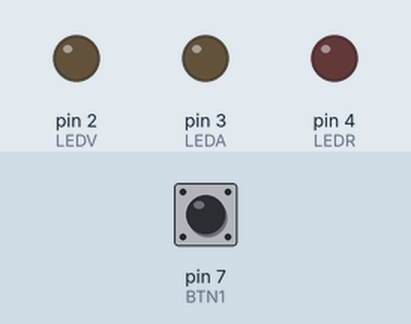
Bench run of a sketch on a simulated Arduino Uno, built with avr-gcc and run on an emulated ATmega328P. On the bench: output pins drawn as LEDs (lit = HIGH). Dashed ring = blinking. The test bench sets the inputs (shaded band); at power-on: pin 7 (BTN1) LOW.

Above: at 1.2 s.
1.3 s: pin 7 (BTN1) pulled HIGH for 0.15 s
At 1.42 s:
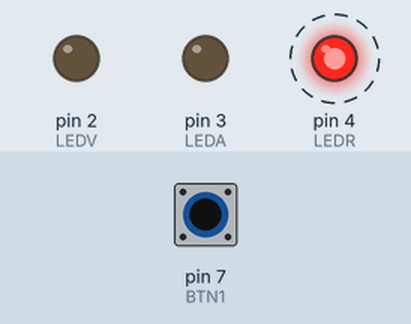
4.3 s: pin 7 (BTN1) pulled HIGH for 1 s
At 4.67 s:
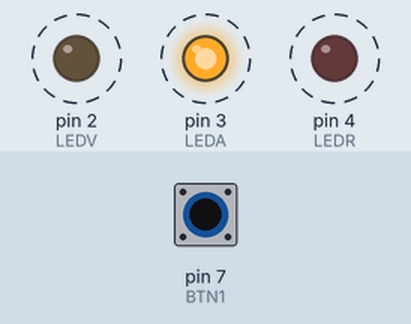
7.3 s: pin 7 (BTN1) pulled HIGH for 3.2 s
At 7.42 s:
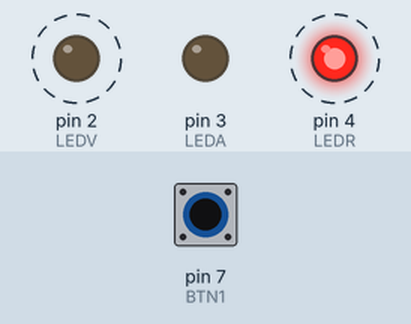
Timing chart, 0 to 14.8 s (numbered marks = the images above; inputs shaded):
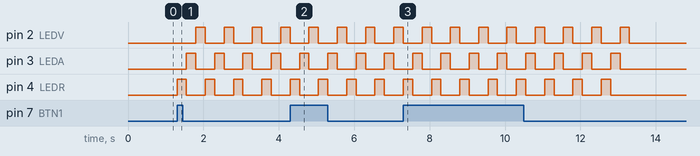

The sketch:

actividad_1_4.ino
```cpp
/* Actividad 1.1
  Estas instrucciones define son la forma en la que se definen
  constantes en el lenguaje C. Con ellas, podemos asignar un identificador
  a un valor y modificar rápidamente ese valor para, por ejemplo,
  cambiar el puerto en el que tenemos contectado un dispositivo.
  En este ejemplo, hemos definido como constantes los puertos
  por los que conectamos los 3 leds y el botón.
*/
#define LEDR 4 // led rojo
#define LEDA 3 // led amarillo
#define LEDV 2 // led verde
#define BTN1 7 // botón de pulsación

void setup() //Método que se ejecuta al inicio, sólo una vez
{
  //Establecer modos de cada puerto (entrada o salida)
  //mediante la instrucción pinMode
  //Salidas para leds
  pinMode(LEDR, OUTPUT);
  pinMode(LEDA, OUTPUT);
  pinMode(LEDV, OUTPUT);
  //Entrada para botón
  pinMode(BTN1, INPUT);

  //Apagar todos leds inicialmente
  //digitalWrite sirve para poner una salida digital en
  //estado alto (entregando voltaje) o bajo (sin entregar voltaje)
  digitalWrite(LEDR,LOW);
  digitalWrite(LEDA,LOW);
  digitalWrite(LEDV,LOW);
}

void loop() // Método que se ejecuta en bucle, todo el tiempo que el dispositivo está encendido
{
  if (digitalRead(BTN1)) // digitalRead lee el estado de una entrada digital (en este caso, si el botón está pulsado o no)
  {
    //al pulsar el botón, se ejecuta este bucle for, que se repite 3 veces
    for (int i=0;i<4;i++) // Actividad 1.4 - Cambio el 5 por 4 (son las repeticiones que pide)
    {
      digitalWrite(LEDR, HIGH);
      delay(250); // Actividad 1.4 - Este es el tiempo de espera entre cada paso del ciclo
      digitalWrite(LEDR, LOW); // Actividad 1.4 - Encendemos el siguiente y apagamos el anterior
      digitalWrite(LEDA, HIGH);
      delay(250);
      digitalWrite(LEDA, LOW);
      digitalWrite(LEDV, HIGH);
      delay(250);
      digitalWrite(LEDV, LOW);
    }
  }

}
```

Measured:
- after the input at 1.3 s, pin 2 (LEDV): alternates HIGH for 0.25 s and LOW for 0.50 s, starting after 0.50 s; pin 3 (LEDA): alternates HIGH for 0.25 s and LOW for 0.50 s, starting after 0.25 s; pin 4 (LEDR): alternates HIGH for 0.25 s and LOW for 0.50 s, starting at once
- after the input at 4.3 s, pin 3 (LEDA): alternates HIGH for 0.25 s and LOW for 0.50 s, starting after 0.25 s; pin 4 (LEDR): alternates HIGH for 0.25 s and LOW for 0.50 s, starting at once
- after the input at 7.3 s, pin 3 (LEDA): alternates HIGH for 0.25 s and LOW for 0.50 s, 16 changes in all, then stays LOW, starting after 0.25 s; pin 4 (LEDR): alternates HIGH for 0.25 s and LOW for 0.50 s, 16 changes in all, then stays LOW, starting at once
